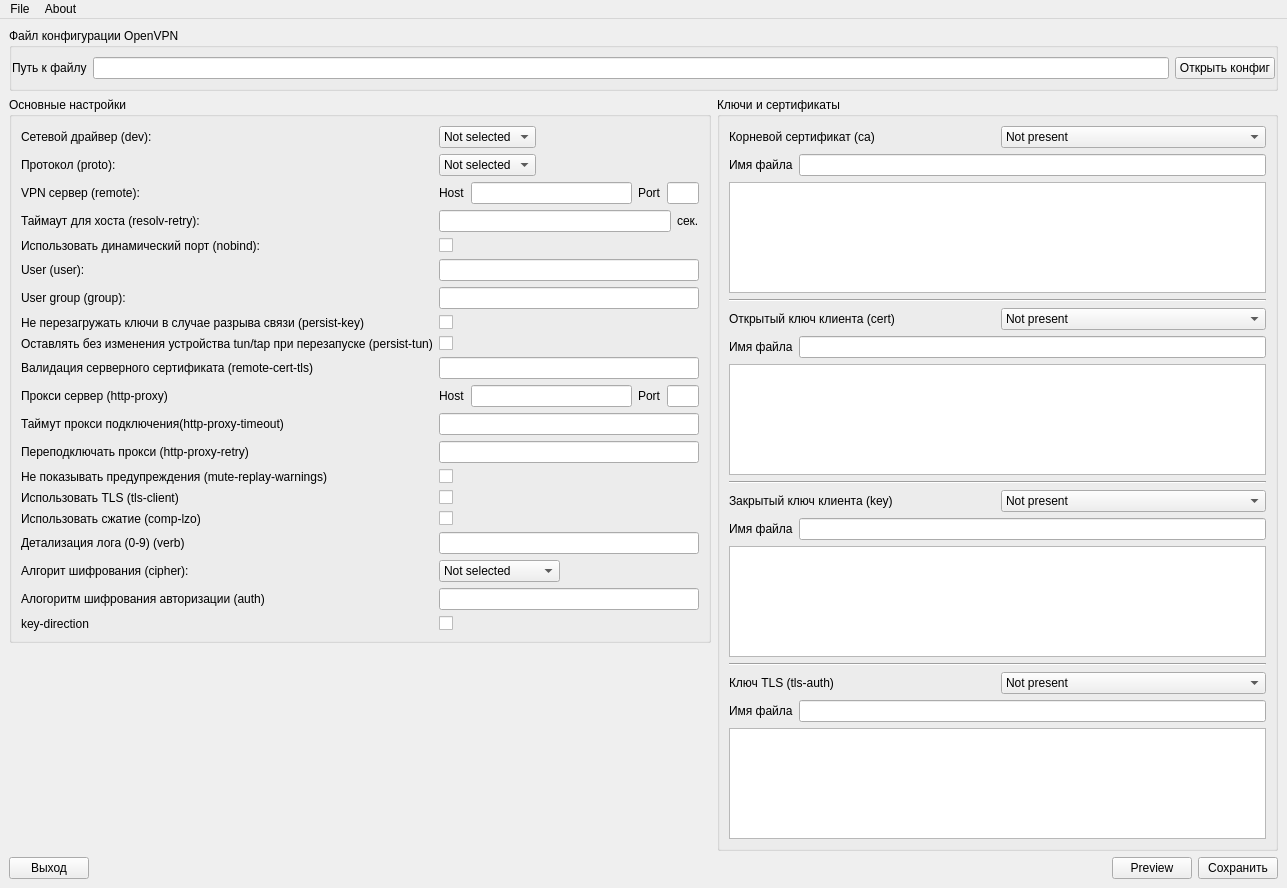
<?xml version="1.0" encoding="UTF-8"?>
<ui version="4.0">
 <class>MainWindow</class>
 <widget class="QMainWindow" name="MainWindow">
  <property name="geometry">
   <rect>
    <x>0</x>
    <y>0</y>
    <width>1287</width>
    <height>888</height>
   </rect>
  </property>
  <property name="windowTitle">
   <string>MainWindow</string>
  </property>
  <widget class="QWidget" name="centralwidget">
   <layout class="QVBoxLayout" name="verticalLayout_5">
    <item>
     <widget class="QGroupBox" name="groupBox">
      <property name="title">
       <string>Файл конфигурации OpenVPN</string>
      </property>
      <property name="flat">
       <bool>true</bool>
      </property>
      <layout class="QVBoxLayout" name="verticalLayout">
       <property name="leftMargin">
        <number>0</number>
       </property>
       <property name="rightMargin">
        <number>0</number>
       </property>
       <item>
        <layout class="QHBoxLayout" name="horizontalLayout">
         <item>
          <widget class="QLabel" name="label">
           <property name="text">
            <string>Путь к файлу</string>
           </property>
          </widget>
         </item>
         <item>
          <widget class="QLineEdit" name="fileNameLineEdit">
           <property name="text">
            <string/>
           </property>
          </widget>
         </item>
         <item>
          <widget class="QPushButton" name="openConfigFilePushButton">
           <property name="text">
            <string>Открыть конфиг</string>
           </property>
          </widget>
         </item>
        </layout>
       </item>
      </layout>
     </widget>
    </item>
    <item>
     <layout class="QHBoxLayout" name="horizontalLayout_31" stretch="5,4">
      <item>
       <layout class="QVBoxLayout" name="verticalLayout_2">
        <item>
         <widget class="QGroupBox" name="groupBox_2">
          <property name="title">
           <string>Основные настройки</string>
          </property>
          <property name="flat">
           <bool>true</bool>
          </property>
          <layout class="QGridLayout" name="gridLayout">
           <item row="0" column="0">
            <widget class="QLabel" name="label_22">
             <property name="text">
              <string>Сетевой драйвер (dev):</string>
             </property>
            </widget>
           </item>
           <item row="0" column="1">
            <layout class="QHBoxLayout" name="horizontalLayout_10">
             <item>
              <widget class="QComboBox" name="devComboBox">
               <property name="toolTip">
                <string>Указывает, какой протокол использовать для передачи данных. В большинстве случаев, лучше использовать UDP, так как данный протокол создает меньше нагрузки на сеть.</string>
               </property>
               <item>
                <property name="text">
                 <string>Not selected</string>
                </property>
               </item>
               <item>
                <property name="text">
                 <string>TAP</string>
                </property>
               </item>
               <item>
                <property name="text">
                 <string>TUN</string>
                </property>
               </item>
              </widget>
             </item>
             <item>
              <spacer name="horizontalSpacer_5">
               <property name="orientation">
                <enum>Qt::Horizontal</enum>
               </property>
               <property name="sizeHint" stdset="0">
                <size>
                 <width>40</width>
                 <height>20</height>
                </size>
               </property>
              </spacer>
             </item>
            </layout>
           </item>
           <item row="1" column="0">
            <widget class="QLabel" name="label_3">
             <property name="text">
              <string>Протокол (proto):</string>
             </property>
            </widget>
           </item>
           <item row="1" column="1">
            <layout class="QHBoxLayout" name="horizontalLayout_7">
             <item>
              <widget class="QComboBox" name="protoComboBox">
               <property name="toolTip">
                <string>Указывает, какой протокол использовать для передачи данных. В большинстве случаев, лучше использовать UDP, так как данный протокол создает меньше нагрузки на сеть.</string>
               </property>
               <item>
                <property name="text">
                 <string>Not selected</string>
                </property>
               </item>
               <item>
                <property name="text">
                 <string>UDP</string>
                </property>
               </item>
               <item>
                <property name="text">
                 <string>TCP</string>
                </property>
               </item>
              </widget>
             </item>
             <item>
              <spacer name="horizontalSpacer_4">
               <property name="orientation">
                <enum>Qt::Horizontal</enum>
               </property>
               <property name="sizeHint" stdset="0">
                <size>
                 <width>40</width>
                 <height>20</height>
                </size>
               </property>
              </spacer>
             </item>
            </layout>
           </item>
           <item row="2" column="0">
            <widget class="QLabel" name="label_4">
             <property name="text">
              <string>VPN cервер (remote):</string>
             </property>
            </widget>
           </item>
           <item row="2" column="1">
            <layout class="QHBoxLayout" name="horizontalLayout_3" stretch="0,10,0,2">
             <item>
              <widget class="QLabel" name="label_5">
               <property name="text">
                <string>Host</string>
               </property>
              </widget>
             </item>
             <item>
              <widget class="QLineEdit" name="remoteHostLineEdit"/>
             </item>
             <item>
              <widget class="QLabel" name="label_6">
               <property name="text">
                <string>Port</string>
               </property>
              </widget>
             </item>
             <item>
              <widget class="QLineEdit" name="remotePortLineEdit"/>
             </item>
            </layout>
           </item>
           <item row="3" column="0">
            <widget class="QLabel" name="label_7">
             <property name="text">
              <string>Таймаут для хоста (resolv-retry):</string>
             </property>
            </widget>
           </item>
           <item row="3" column="1">
            <layout class="QHBoxLayout" name="horizontalLayout_4">
             <item>
              <widget class="QLineEdit" name="resolv_retryLineEdit">
               <property name="toolTip">
                <string>Используется в тех случаях, когда в качестве сервера указано доменное имя. Параметр задает время в секундах для повторного переподключения, если не удалось узнать имя сервера. infinite — держать связь с сервером постоянно.</string>
               </property>
              </widget>
             </item>
             <item>
              <widget class="QLabel" name="label_8">
               <property name="text">
                <string>сек.</string>
               </property>
              </widget>
             </item>
            </layout>
           </item>
           <item row="4" column="0">
            <widget class="QLabel" name="label_9">
             <property name="text">
              <string>Использовать динамический порт (nobind):</string>
             </property>
            </widget>
           </item>
           <item row="4" column="1">
            <widget class="QCheckBox" name="nobindCheckBox">
             <property name="toolTip">
              <string>Клиент использует динамический порт для подключения.</string>
             </property>
             <property name="text">
              <string/>
             </property>
            </widget>
           </item>
           <item row="5" column="0">
            <widget class="QLabel" name="label_10">
             <property name="text">
              <string>User (user):</string>
             </property>
            </widget>
           </item>
           <item row="5" column="1">
            <widget class="QLineEdit" name="userLineEdit"/>
           </item>
           <item row="6" column="0">
            <widget class="QLabel" name="label_11">
             <property name="text">
              <string>User group (group):</string>
             </property>
            </widget>
           </item>
           <item row="6" column="1">
            <widget class="QLineEdit" name="groupLineEdit"/>
           </item>
           <item row="7" column="0">
            <widget class="QLabel" name="label_34">
             <property name="text">
              <string>Не перезагружать ключи в случае разрыва связи (persist-key)</string>
             </property>
            </widget>
           </item>
           <item row="7" column="1">
            <widget class="QCheckBox" name="persist_keyCcheckBox">
             <property name="toolTip">
              <string>Клиент использует динамический порт для подключения.</string>
             </property>
             <property name="text">
              <string/>
             </property>
            </widget>
           </item>
           <item row="8" column="0">
            <widget class="QLabel" name="label_23">
             <property name="text">
              <string>Оставлять без изменения устройства tun/tap при перезапуске (persist-tun)</string>
             </property>
            </widget>
           </item>
           <item row="8" column="1">
            <widget class="QCheckBox" name="persist_tunCheckBox">
             <property name="toolTip">
              <string>Клиент использует динамический порт для подключения.</string>
             </property>
             <property name="text">
              <string/>
             </property>
            </widget>
           </item>
           <item row="9" column="0">
            <widget class="QLabel" name="label_24">
             <property name="text">
              <string>Валидация серверного сертификата (remote-cert-tls)</string>
             </property>
            </widget>
           </item>
           <item row="9" column="1">
            <widget class="QLineEdit" name="remote_cert_tlsLineEdit"/>
           </item>
           <item row="10" column="0">
            <widget class="QLabel" name="label_12">
             <property name="text">
              <string>Прокси сервер (http-proxy)</string>
             </property>
            </widget>
           </item>
           <item row="10" column="1">
            <layout class="QHBoxLayout" name="horizontalLayout_9" stretch="0,10,0,2">
             <item>
              <widget class="QLabel" name="label_14">
               <property name="text">
                <string>Host</string>
               </property>
              </widget>
             </item>
             <item>
              <widget class="QLineEdit" name="http_proxy_hostLineEdit"/>
             </item>
             <item>
              <widget class="QLabel" name="label_17">
               <property name="text">
                <string>Port</string>
               </property>
              </widget>
             </item>
             <item>
              <widget class="QLineEdit" name="http_proxy_portLineEdit"/>
             </item>
            </layout>
           </item>
           <item row="11" column="0">
            <widget class="QLabel" name="label_18">
             <property name="text">
              <string>Таймут прокси подключения(http-proxy-timeout)</string>
             </property>
            </widget>
           </item>
           <item row="11" column="1">
            <widget class="QLineEdit" name="http_proxy_timeoutLineEdit"/>
           </item>
           <item row="12" column="0">
            <widget class="QLabel" name="label_19">
             <property name="text">
              <string>Переподключать прокси (http-proxy-retry)</string>
             </property>
            </widget>
           </item>
           <item row="12" column="1">
            <widget class="QLineEdit" name="http_proxy_retryLineEdit"/>
           </item>
           <item row="13" column="0">
            <widget class="QLabel" name="label_20">
             <property name="text">
              <string>Не показывать предупреждения (mute-replay-warnings)</string>
             </property>
            </widget>
           </item>
           <item row="13" column="1">
            <widget class="QCheckBox" name="mute_replay_warningsCheckBox">
             <property name="toolTip">
              <string>Клиент использует динамический порт для подключения.</string>
             </property>
             <property name="text">
              <string/>
             </property>
            </widget>
           </item>
           <item row="14" column="0">
            <widget class="QLabel" name="label_21">
             <property name="text">
              <string>Использовать TLS (tls-client)</string>
             </property>
            </widget>
           </item>
           <item row="14" column="1">
            <widget class="QCheckBox" name="tls_clientCheckBox">
             <property name="toolTip">
              <string>Клиент использует динамический порт для подключения.</string>
             </property>
             <property name="text">
              <string/>
             </property>
            </widget>
           </item>
           <item row="15" column="0">
            <widget class="QLabel" name="label_25">
             <property name="text">
              <string>Использовать сжатие (comp-lzo)</string>
             </property>
            </widget>
           </item>
           <item row="15" column="1">
            <widget class="QCheckBox" name="comp_lzoCheckBox">
             <property name="toolTip">
              <string>Клиент использует динамический порт для подключения.</string>
             </property>
             <property name="text">
              <string/>
             </property>
            </widget>
           </item>
           <item row="16" column="0">
            <widget class="QLabel" name="label_26">
             <property name="text">
              <string>Детализация лога (0-9) (verb)</string>
             </property>
            </widget>
           </item>
           <item row="16" column="1">
            <widget class="QLineEdit" name="verbLineEdit"/>
           </item>
           <item row="17" column="0">
            <widget class="QLabel" name="label_2">
             <property name="text">
              <string>Алгорит шифрования (cipher):</string>
             </property>
            </widget>
           </item>
           <item row="17" column="1">
            <layout class="QHBoxLayout" name="horizontalLayout_8">
             <item>
              <widget class="QComboBox" name="cipherComboBox">
               <property name="toolTip">
                <string>Выбор виртуального сетевого драйвера. TUN — сетевой уровень модели OSI, оперирует IP-пакетами. TAP — эмулирует Ethernet устройство и работает на канальном уровне модели OSI, оперируя кадрами Ethernet. Настраивая OpenVPN клиента, в большинстве случаев, необходимо выбирать tun. TAP необходимо использовать для работы определенных сервисов, например DHCP.</string>
               </property>
               <item>
                <property name="text">
                 <string>Not selected</string>
                </property>
               </item>
               <item>
                <property name="text">
                 <string>AES-256-CBC</string>
                </property>
               </item>
               <item>
                <property name="text">
                 <string>AES-128-CBC</string>
                </property>
               </item>
               <item>
                <property name="text">
                 <string>BF-CBC</string>
                </property>
               </item>
               <item>
                <property name="text">
                 <string>DES-EDE3-CBC</string>
                </property>
               </item>
              </widget>
             </item>
             <item>
              <spacer name="horizontalSpacer_3">
               <property name="orientation">
                <enum>Qt::Horizontal</enum>
               </property>
               <property name="sizeHint" stdset="0">
                <size>
                 <width>40</width>
                 <height>20</height>
                </size>
               </property>
              </spacer>
             </item>
            </layout>
           </item>
           <item row="18" column="0">
            <widget class="QLabel" name="label_27">
             <property name="text">
              <string>Алогоритм шифрования авторизации (auth)</string>
             </property>
            </widget>
           </item>
           <item row="18" column="1">
            <widget class="QLineEdit" name="authLineEdit"/>
           </item>
           <item row="19" column="0">
            <widget class="QLabel" name="label_28">
             <property name="text">
              <string>key-direction</string>
             </property>
            </widget>
           </item>
           <item row="19" column="1">
            <widget class="QCheckBox" name="key_directionCheckBox">
             <property name="toolTip">
              <string>Клиент использует динамический порт для подключения.</string>
             </property>
             <property name="text">
              <string/>
             </property>
            </widget>
           </item>
          </layout>
         </widget>
        </item>
        <item>
         <spacer name="verticalSpacer">
          <property name="orientation">
           <enum>Qt::Vertical</enum>
          </property>
          <property name="sizeHint" stdset="0">
           <size>
            <width>20</width>
            <height>40</height>
           </size>
          </property>
         </spacer>
        </item>
       </layout>
      </item>
      <item>
       <layout class="QVBoxLayout" name="verticalLayout_4">
        <item>
         <widget class="QGroupBox" name="groupBox_3">
          <property name="title">
           <string>Ключи и сертификаты</string>
          </property>
          <property name="flat">
           <bool>true</bool>
          </property>
          <layout class="QVBoxLayout" name="verticalLayout_3">
           <item>
            <layout class="QHBoxLayout" name="horizontalLayout_14">
             <item>
              <widget class="QLabel" name="label_29">
               <property name="text">
                <string>Корневой сертификат (ca)</string>
               </property>
              </widget>
             </item>
             <item>
              <widget class="QComboBox" name="ca_typeComboBox">
               <item>
                <property name="text">
                 <string>Not present</string>
                </property>
               </item>
               <item>
                <property name="text">
                 <string>Файл</string>
                </property>
               </item>
               <item>
                <property name="text">
                 <string>Текст</string>
                </property>
               </item>
              </widget>
             </item>
            </layout>
           </item>
           <item>
            <layout class="QHBoxLayout" name="horizontalLayout_11">
             <item>
              <widget class="QLabel" name="ca_fileLabel">
               <property name="text">
                <string>Имя файла</string>
               </property>
              </widget>
             </item>
             <item>
              <widget class="QLineEdit" name="ca_fileLineEdit"/>
             </item>
            </layout>
           </item>
           <item>
            <widget class="QPlainTextEdit" name="ca_textPlainTextEdit"/>
           </item>
           <item>
            <widget class="Line" name="line">
             <property name="orientation">
              <enum>Qt::Horizontal</enum>
             </property>
            </widget>
           </item>
           <item>
            <layout class="QHBoxLayout" name="horizontalLayout_13">
             <item>
              <widget class="QLabel" name="label_30">
               <property name="text">
                <string>Открытый ключ клиента (cert)</string>
               </property>
              </widget>
             </item>
             <item>
              <widget class="QComboBox" name="cert_typeComboBox">
               <item>
                <property name="text">
                 <string>Not present</string>
                </property>
               </item>
               <item>
                <property name="text">
                 <string>Файл</string>
                </property>
               </item>
               <item>
                <property name="text">
                 <string>Текст</string>
                </property>
               </item>
              </widget>
             </item>
            </layout>
           </item>
           <item>
            <layout class="QHBoxLayout" name="horizontalLayout_12">
             <item>
              <widget class="QLabel" name="cert_fileLabel">
               <property name="text">
                <string>Имя файла</string>
               </property>
              </widget>
             </item>
             <item>
              <widget class="QLineEdit" name="cert_fileLineEdit"/>
             </item>
            </layout>
           </item>
           <item>
            <widget class="QPlainTextEdit" name="cert_textPlainTextEdit"/>
           </item>
           <item>
            <widget class="Line" name="line_4">
             <property name="orientation">
              <enum>Qt::Horizontal</enum>
             </property>
            </widget>
           </item>
           <item>
            <layout class="QHBoxLayout" name="horizontalLayout_15">
             <item>
              <widget class="QLabel" name="label_31">
               <property name="text">
                <string>Закрытый ключ клиента (key)</string>
               </property>
              </widget>
             </item>
             <item>
              <widget class="QComboBox" name="key_typeComboBox">
               <item>
                <property name="text">
                 <string>Not present</string>
                </property>
               </item>
               <item>
                <property name="text">
                 <string>Файл</string>
                </property>
               </item>
               <item>
                <property name="text">
                 <string>Текст</string>
                </property>
               </item>
              </widget>
             </item>
            </layout>
           </item>
           <item>
            <layout class="QHBoxLayout" name="horizontalLayout_16">
             <item>
              <widget class="QLabel" name="key_fileLabel">
               <property name="text">
                <string>Имя файла</string>
               </property>
              </widget>
             </item>
             <item>
              <widget class="QLineEdit" name="key_fileLineEdit"/>
             </item>
            </layout>
           </item>
           <item>
            <widget class="QPlainTextEdit" name="key_textPlainTextEdit"/>
           </item>
           <item>
            <widget class="Line" name="line_5">
             <property name="orientation">
              <enum>Qt::Horizontal</enum>
             </property>
            </widget>
           </item>
           <item>
            <layout class="QHBoxLayout" name="horizontalLayout_30">
             <item>
              <widget class="QLabel" name="label_39">
               <property name="text">
                <string>Ключ TLS (tls-auth)</string>
               </property>
              </widget>
             </item>
             <item>
              <widget class="QComboBox" name="tls_auth_typeComboBox">
               <item>
                <property name="text">
                 <string>Not present</string>
                </property>
               </item>
               <item>
                <property name="text">
                 <string>Файл</string>
                </property>
               </item>
               <item>
                <property name="text">
                 <string>Текст</string>
                </property>
               </item>
              </widget>
             </item>
            </layout>
           </item>
           <item>
            <layout class="QHBoxLayout" name="horizontalLayout_29">
             <item>
              <widget class="QLabel" name="tls_auth_fileLabel">
               <property name="text">
                <string>Имя файла</string>
               </property>
              </widget>
             </item>
             <item>
              <widget class="QLineEdit" name="tls_auth_fileLineEdit"/>
             </item>
            </layout>
           </item>
           <item>
            <widget class="QPlainTextEdit" name="tls_auth_textPlainTextEdit"/>
           </item>
          </layout>
         </widget>
        </item>
        <item>
         <spacer name="verticalSpacer_3">
          <property name="orientation">
           <enum>Qt::Vertical</enum>
          </property>
          <property name="sizeHint" stdset="0">
           <size>
            <width>20</width>
            <height>40</height>
           </size>
          </property>
         </spacer>
        </item>
       </layout>
      </item>
     </layout>
    </item>
    <item>
     <spacer name="verticalSpacer_2">
      <property name="orientation">
       <enum>Qt::Vertical</enum>
      </property>
      <property name="sizeHint" stdset="0">
       <size>
        <width>20</width>
        <height>40</height>
       </size>
      </property>
     </spacer>
    </item>
    <item>
     <layout class="QHBoxLayout" name="horizontalLayout_2">
      <item>
       <widget class="QPushButton" name="exitPushButton">
        <property name="text">
         <string>Выход</string>
        </property>
       </widget>
      </item>
      <item>
       <spacer name="horizontalSpacer">
        <property name="orientation">
         <enum>Qt::Horizontal</enum>
        </property>
        <property name="sizeHint" stdset="0">
         <size>
          <width>40</width>
          <height>20</height>
         </size>
        </property>
       </spacer>
      </item>
      <item>
       <widget class="QPushButton" name="previewPushButton">
        <property name="text">
         <string>Preview</string>
        </property>
       </widget>
      </item>
      <item>
       <widget class="QPushButton" name="savePushButton">
        <property name="text">
         <string>Сохранить</string>
        </property>
       </widget>
      </item>
     </layout>
    </item>
   </layout>
  </widget>
  <widget class="QMenuBar" name="menubar">
   <property name="geometry">
    <rect>
     <x>0</x>
     <y>0</y>
     <width>1287</width>
     <height>21</height>
    </rect>
   </property>
   <widget class="QMenu" name="menuFile">
    <property name="title">
     <string>File</string>
    </property>
    <addaction name="createNewConfigAction"/>
    <addaction name="openConfigAtion"/>
    <addaction name="saveConfigAction"/>
    <addaction name="saveAsAction"/>
    <addaction name="separator"/>
    <addaction name="exitAction"/>
   </widget>
   <widget class="QMenu" name="menuAbout">
    <property name="title">
     <string>About</string>
    </property>
    <addaction name="About_Qt_Action"/>
   </widget>
   <addaction name="menuFile"/>
   <addaction name="menuAbout"/>
  </widget>
  <action name="openConfigAtion">
   <property name="text">
    <string>Открыть OpenVPN Config</string>
   </property>
  </action>
  <action name="saveConfigAction">
   <property name="text">
    <string>Сохранить</string>
   </property>
  </action>
  <action name="saveAsAction">
   <property name="text">
    <string>Сохранить как...</string>
   </property>
  </action>
  <action name="exitAction">
   <property name="text">
    <string>Выход</string>
   </property>
  </action>
  <action name="createNewConfigAction">
   <property name="text">
    <string>Создать config</string>
   </property>
  </action>
  <action name="About_Qt_Action">
   <property name="text">
    <string>About Qt</string>
   </property>
  </action>
 </widget>
 <resources/>
 <connections/>
</ui>
